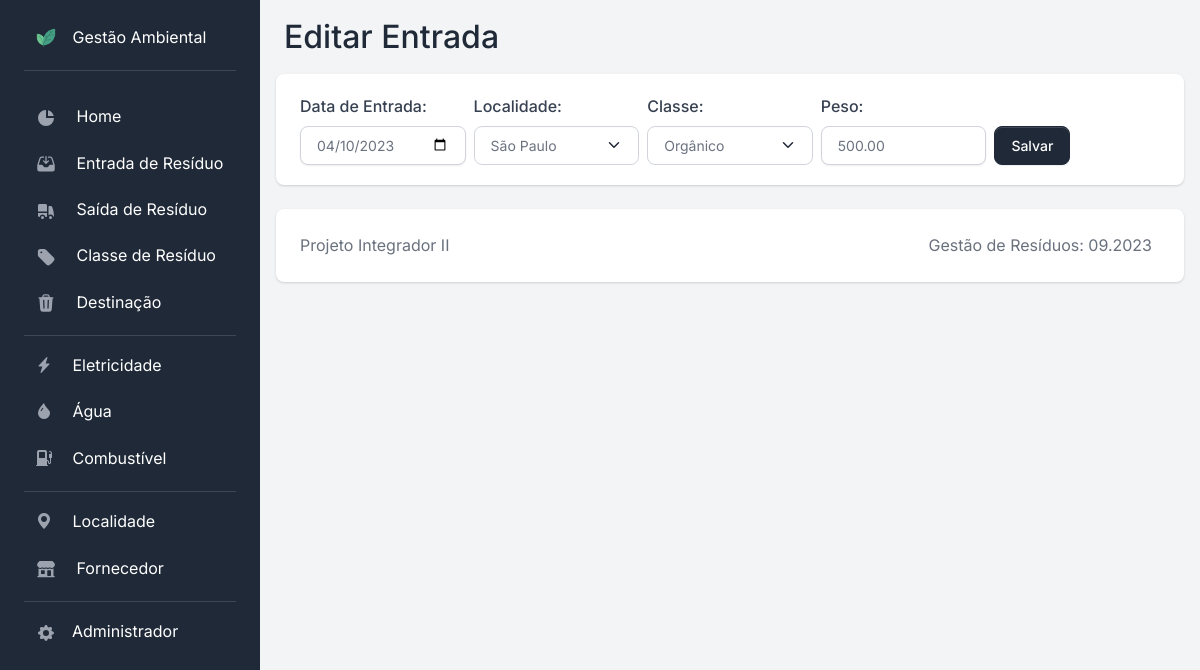
/entrada/50/, run on the app's committed database.
### apps/entrada/models.py (models this page shows, shortened)
class Entrada(models.Model):
    id_entrada = models.AutoField(primary_key=True)
    data = models.DateField(null=False, blank=False)
    id_classe = models.ForeignKey(Classe, models.DO_NOTHING, db_column="id_classe")
    id_localidade = models.ForeignKey(
        Localidade, models.DO_NOTHING, db_column="id_localidade"
    )
    peso = models.DecimalField(
        max_digits=10, decimal_places=2, default=0, null=False, blank=False
    )
    class Meta:
        db_table = "entrada"
        ordering = ["-id_entrada"]

### apps/localidade/models.py (models this page shows)
class Localidade(models.Model):
    id_localidade = models.AutoField(primary_key=True)
    nome = models.CharField(max_length=50, blank=False, null=False)
    def __str__(self):
        return f"{self.nome}"
    class Meta:
        db_table = "localidade"
        verbose_name = "Localidade"
        verbose_name_plural = "Localidades"
        ordering = ["nome"]

### apps/classe/models.py (models this page shows)
class Classe(models.Model):
    id_classe = models.AutoField(primary_key=True)
    nome = models.CharField(max_length=50, null=False, blank=False)
    def __str__(self):
        return f"{self.nome}"
    class Meta:
        db_table = "classe"
        verbose_name = "Classe"
        verbose_name_plural = "Classes"
        ordering = ["nome"]

### apps/entrada/views.py (the view)
# urls.py: path("<int:pk>/", views.EntradaEdit.as_view(), name="entrada_edit"),
class EntradaEdit(SuccessMessageMixin, UpdateView):
    model = Entrada
    form_class = EntradaForm
    template_name = "entrada/entrada_edit.html"
    success_message = "Entrada atualizada"
    success_url = reverse_lazy("entrada")

### apps/entrada/forms.py
class EntradaForm(ModelForm):
    class Meta:
        model = Entrada
        fields = [
            "data",
            "id_localidade",
            "id_classe",
            "peso",
        ]
        labels = {
            "data": "Data de Entrada",
            "id_localidade": "Localidade",
            "id_classe": "Classe",
            "peso": "Peso",
        }
        widgets = {
            "data": DateInput(
                format=("%Y-%m-%d"),
                attrs={
                    "class": "form-control",
                    "type": "date",
                },
            ),
            "id_localidade": Select(
                attrs={"class": "form-select", "placeholder": "Localidade"}
            ),
            "id_classe": Select(
                attrs={"class": "form-select", "placeholder": "Classe"}
            ),
            "peso": NumberInput(
                attrs={"class": "form-control", "placeholder": "Localidade"},
            ),
        }

### templates/entrada/entrada_edit.html (shortened to what this page needs)
{% extends "base.html" %}
{% block title %}
    Editar Entrada
{% endblock title %}
{% block content %}
    <section class="card border-0 shadow">
        <div class="card-body">
            <form method="POST">
                <div class="row g-2">
                    {% for field in form %}
                        <div class="col">
                            {{ field.label_tag }}
                            {{ field }}
                        </div>
                    {% endfor %}
                    <div class="col mt-auto">
                        <button type="submit" class="btn btn-primary">Salvar</button>
                    </div>
                </div>
            </form>
        </div>
    </section>
{% endblock content %}

### data on the page
Entrada: form "04/10/2023" "500.00"
Localidade: form "São Paulo"
Classe: form "Orgânico"

### other printed values
{{ field.label_tag }} "Data de Entrada:" "Localidade:" "Classe:" "Peso:"
